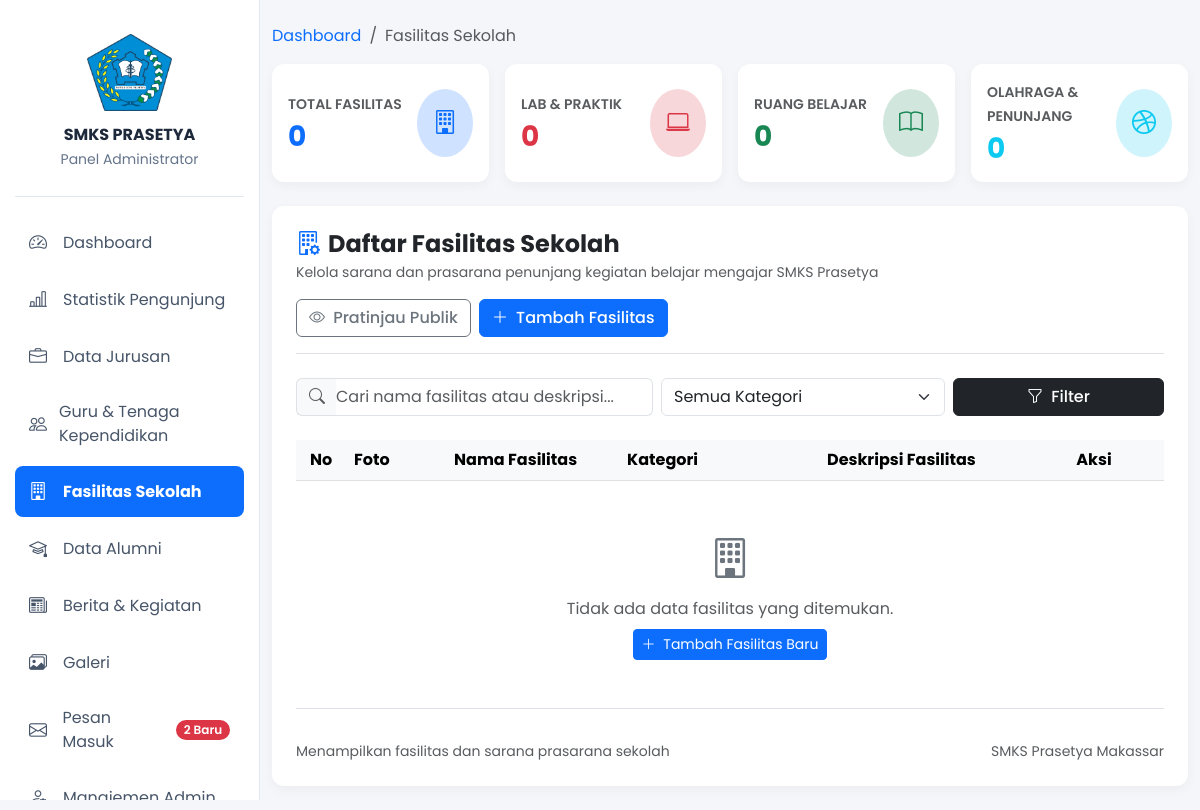
Before: /admin/fasilitas/index.php (signed in) with the older database file.
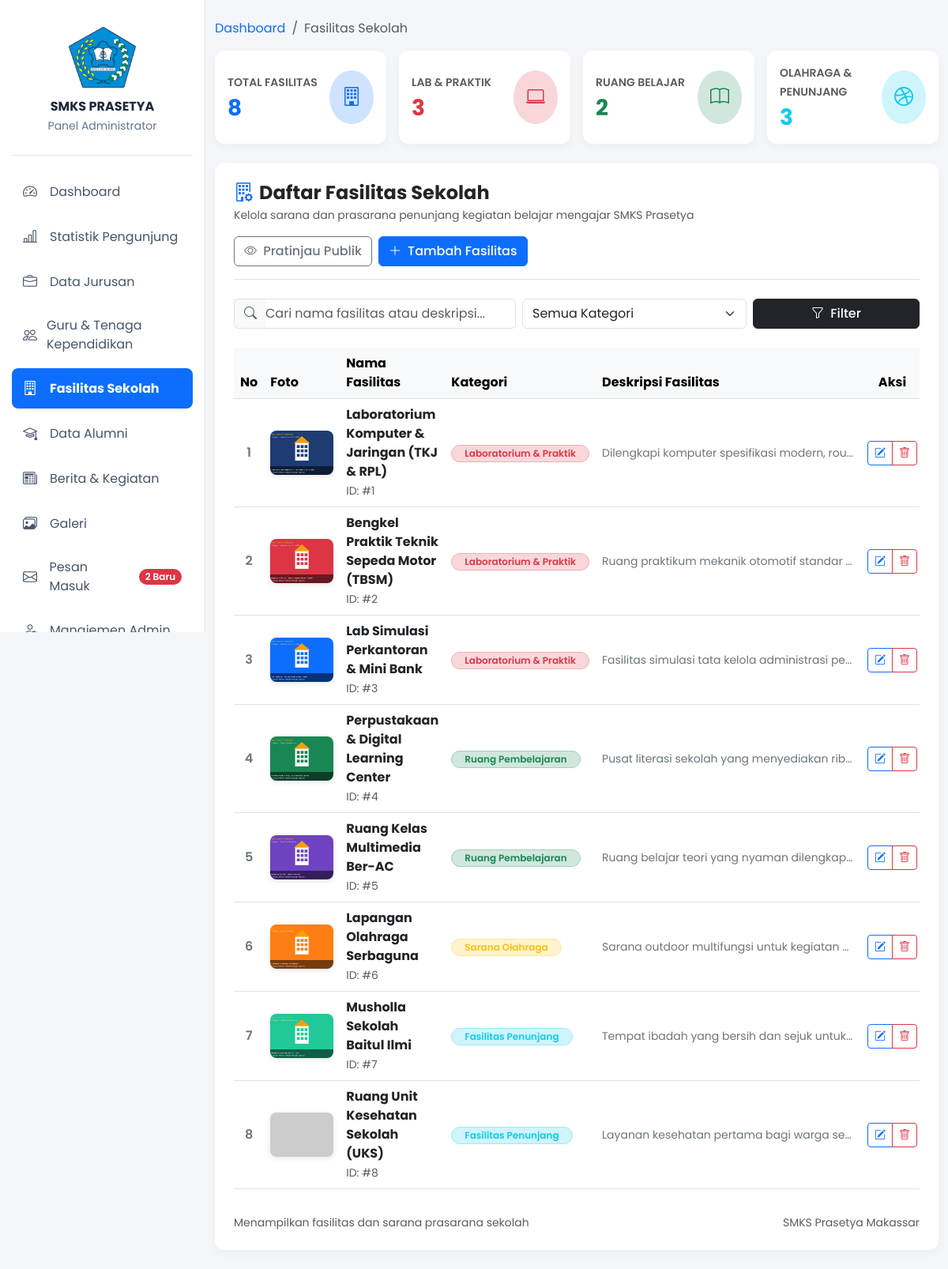
After: the same page with the newer database file.
### tables this page shows
CREATE TABLE `fasilitas` (
  `id` INT AUTO_INCREMENT PRIMARY KEY,
  `nama_fasilitas` VARCHAR(150) NOT NULL,
  `kategori` VARCHAR(100) NOT NULL DEFAULT 'Umum',
  `deskripsi` TEXT DEFAULT NULL,
  `foto` VARCHAR(255) DEFAULT NULL
);

### admin/fasilitas/index.php (the view, shortened to what the rows shown need)
<?php
require_once __DIR__ . '/../../config/koneksi.php';
$col_nama = 'nama_fasilitas';
$keyword = isset($_GET['q']) ? trim($_GET['q']) : '';
$kategori_filter = isset($_GET['kategori']) ? trim($_GET['kategori']) : '';
if ($keyword !== '' && $kategori_filter !== '') {
    $param_kw = "%$keyword%";
    $stmt = mysqli_prepare($conn, "SELECT id, $col_nama AS nama_fasilitas, kategori, deskripsi, foto FROM fasilitas WHERE ($col_nama LIKE ? OR deskripsi LIKE ?) AND kategori = ? ORDER BY id ASC");
    mysqli_stmt_bind_param($stmt, "sss", $param_kw, $param_kw, $kategori_filter);
} elseif ($keyword !== '') {
    $param_kw = "%$keyword%";
    $stmt = mysqli_prepare($conn, "SELECT id, $col_nama AS nama_fasilitas, kategori, deskripsi, foto FROM fasilitas WHERE $col_nama LIKE ? OR deskripsi LIKE ? ORDER BY id ASC");
    mysqli_stmt_bind_param($stmt, "ss", $param_kw, $param_kw);
} elseif ($kategori_filter !== '') {
    $stmt = mysqli_prepare($conn, "SELECT id, $col_nama AS nama_fasilitas, kategori, deskripsi, foto FROM fasilitas WHERE kategori = ? ORDER BY id ASC");
    mysqli_stmt_bind_param($stmt, "s", $kategori_filter);
} else {
    $stmt = mysqli_prepare($conn, "SELECT id, $col_nama AS nama_fasilitas, kategori, deskripsi, foto FROM fasilitas ORDER BY id ASC");
}
mysqli_stmt_execute($stmt);
$result = mysqli_stmt_get_result($stmt);
?>
<!DOCTYPE html>
<html lang="id">
<head>
    <link href="https://cdn.jsdelivr.net/npm/bootstrap@5.3.0/dist/css/bootstrap.min.css" rel="stylesheet">
    <link rel="stylesheet" href="https://cdn.jsdelivr.net/npm/bootstrap-icons@1.11.1/font/bootstrap-icons.css">
</head>
<body>
    <?php include __DIR__ . '/../navbar.php'; ?>
    <div class="container my-4">
        <div class="card card-custom bg-white p-4">
            <div class="table-responsive">
                <table class="table table-hover align-middle">
                    <thead class="table-light">
                        <tr>
                            <th class="text-center" style="width: 50px;">No</th>
                            <th style="width: 100px;">Foto</th>
                            <th>Nama Fasilitas</th>
                            <th style="width: 200px;">Kategori</th>
                            <th>Deskripsi Fasilitas</th>
                            <th class="text-center" style="width: 140px;">Aksi</th>
                        </tr>
                    </thead>
                    <tbody>
                        <?php
                        $no = 1;
                        if ($result && mysqli_num_rows($result) > 0) :
                            while ($row = mysqli_fetch_assoc($result)) :
                                $foto_path = "../../assets/uploads/" . ($row['foto'] ?? '');
                                $foto_src = (!empty($row['foto']) && file_exists($foto_path))
                                    ? $foto_path
                                    : "https://placehold.co/120x80?text=No+Foto";
                        ?>
                            <tr>
                                <td class="text-center fw-semibold text-secondary"><?= $no++; ?></td>
                                <td>
                                    <img src="<?= htmlspecialchars($foto_src); ?>"
                                         alt="<?= htmlspecialchars($row['nama_fasilitas']); ?>"
                                         class="fasilitas-thumb"
                                         onerror="this.src='https://placehold.co/120x80?text=Fasilitas'">
                                </td>
                                <td>
                                    <span class="fw-bold text-dark d-block"><?= htmlspecialchars($row['nama_fasilitas']); ?></span>
                                    <small class="text-muted">ID: #<?= (int)$row['id']; ?></small>
                                </td>
                                <td>
                                    <?php
                                    $badge_class = 'bg-primary-subtle text-primary border-primary-subtle';
                                    $kat_lower = strtolower($row['kategori'] ?? '');
                                    if (strpos($kat_lower, 'lab') !== false || strpos($kat_lower, 'praktik') !== false) {
                                        $badge_class = 'bg-danger-subtle text-danger border-danger-subtle';
                                    } elseif (strpos($kat_lower, 'belajar') !== false || strpos($kat_lower, 'kelas') !== false || strpos($kat_lower, 'pustaka') !== false) {
                                        $badge_class = 'bg-success-subtle text-success border-success-subtle';
                                    } elseif (strpos($kat_lower, 'olahraga') !== false) {
                                        $badge_class = 'bg-warning-subtle text-warning border-warning-subtle';
                                    } elseif (strpos($kat_lower, 'penunjang') !== false || strpos($kat_lower, 'ibadah') !== false) {
                                        $badge_class = 'bg-info-subtle text-info border-info-subtle';
                                    }
                                    ?>
                                    <span class="badge <?= $badge_class; ?> border rounded-pill px-3 py-1 fw-semibold">
                                        <?= htmlspecialchars($row['kategori'] ?? 'Umum'); ?>
                                    </span>
                                </td>
                                <td>
                                    <p class="text-secondary small mb-0 text-truncate" style="max-width: 320px;" title="<?= htmlspecialchars($row['deskripsi'] ?? '-'); ?>">
                                        <?= htmlspecialchars($row['deskripsi'] ?? '-'); ?>
                                    </p>
                                </td>
                                <td class="text-center">
                                    <div class="btn-group" role="group">
                                        <a href="edit.php?id=<?= (int)$row['id']; ?>" class="btn btn-sm btn-outline-primary" title="Edit Fasilitas">
                                            <i class="bi bi-pencil-square"></i>
                                        </a>
                                        <a href="hapus.php?id=<?= (int)$row['id']; ?>"
                                           class="btn btn-sm btn-outline-danger"
                                           onclick="return confirm('Apakah Anda yakin ingin menghapus fasilitas <?= htmlspecialchars(addslashes($row['nama_fasilitas'])); ?>? Foto terkait juga akan dihapus.');"
                                           title="Hapus Fasilitas">
                                            <i class="bi bi-trash"></i>
                                        </a>
                                    </div>
                                </td>
                            </tr>
                        <?php
                            endwhile;
                        endif; ?>
                    </tbody>
                </table>
            </div>
        </div>
    </div>
</body>
</html>

Changed rows visible on the page:
added fasilitas: foto (picture), nama_fasilitas "Laboratorium Komputer & Jaringan (TKJ & RPL)", id "1", kategori "Laboratorium & Praktik", deskripsi "Dilengkapi komputer spesifikasi modern, rou…"
added fasilitas: foto (picture), nama_fasilitas "Bengkel Praktik Teknik Sepeda Motor (TBSM)", id "2", kategori "Laboratorium & Praktik", deskripsi "Ruang praktikum mekanik otomotif standar…"
added fasilitas: foto (picture), nama_fasilitas "Lab Simulasi Perkantoran & Mini Bank", id "3", kategori "Laboratorium & Praktik", deskripsi "Fasilitas simulasi tata kelola administrasi pe…"
added fasilitas: foto (picture), nama_fasilitas "Perpustakaan & Digital Learning Center", id "4", kategori "Ruang Pembelajaran", deskripsi "Pusat literasi sekolah yang menyediakan rib…"
added fasilitas: foto (picture), nama_fasilitas "Ruang Kelas Multimedia Ber-AC", id "5", kategori "Ruang Pembelajaran", deskripsi "Ruang belajar teori yang nyaman dilengkap…"
added fasilitas: foto (picture), nama_fasilitas "Lapangan Olahraga Serbaguna", id "6", kategori "Sarana Olahraga", deskripsi "Sarana outdoor multifungsi untuk kegiatan…"
added fasilitas: foto (picture), nama_fasilitas "Musholla Sekolah Baitul Ilmi", id "7", kategori "Fasilitas Penunjang", deskripsi "Tempat ibadah yang bersih dan sejuk untuk…"
added fasilitas: nama_fasilitas "Ruang Unit Kesehatan Sekolah (UKS)", id "8", kategori "Fasilitas Penunjang", deskripsi "Layanan kesehatan pertama bagi warga se…"
Other visible differences:
$total_semua: "0" → "8"
$total_lab: "0" → "3"
$total_belajar: "0" → "2"
$total_olahraga + $total_penunjang: "0" → "3"
text no longer shown: "Tidak ada data fasilitas yang ditemukan. Tambah Fasilitas Baru"
